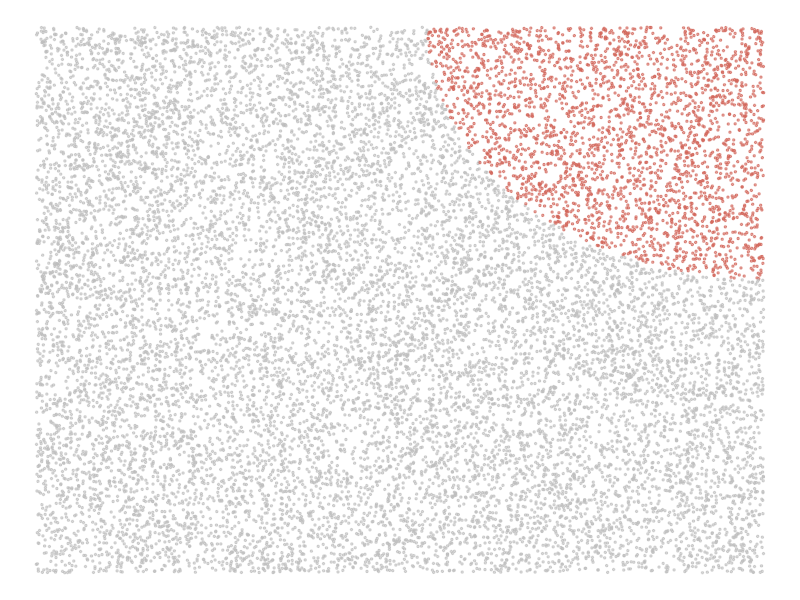
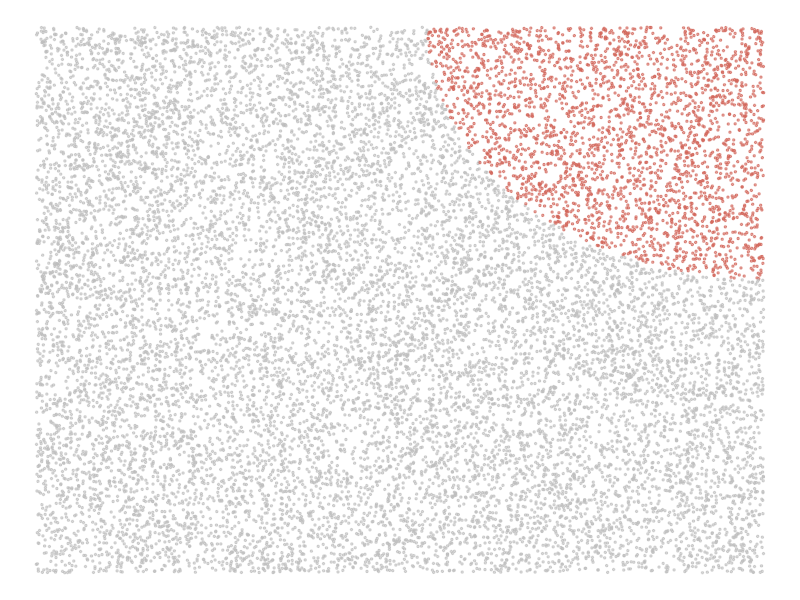

These charts were generated, in order, by the following R code:
library(ggplot2)

setwd('~/Desktop/human-trafficking')

set.seed(42)  # Ensures reproducibility

# Create a dataframe with 16,000 random points
df <- data.frame(
  x = runif(16554, min = 0, max = 100),  # Spread across the full area
  y = runif(16554, min = 0, max = 100)
)

# Assign a default color to all dots
df$group <- "gray"

# Calculate distance from the **top-left corner (0,100)**
df$distance <- sqrt((df$x-100)^2 + (df$y - 100)^2)  # Euclidean distance from (0,100)

# Select the 6,006 closest points to the top-left
corner_selected <- order(df$distance)[1:2754]  # Smallest distances first

# Change their color
df$group[corner_selected] <- "#D2665A"

# Create scatter plot with colors
ggplot(df, aes(x, y, color = group)) +
  geom_point(size = 0.5, alpha = 0.6) +
  scale_color_manual(values = c("gray" = "gray", "#D2665A" = "#D2665A")) +  # Define colors
  theme_void() +  # Remove axes
  theme(legend.position = "none")  # Hide legend

# Save the plot
ggsave("image4.png", width = 10, height = 6, dpi = 300)
